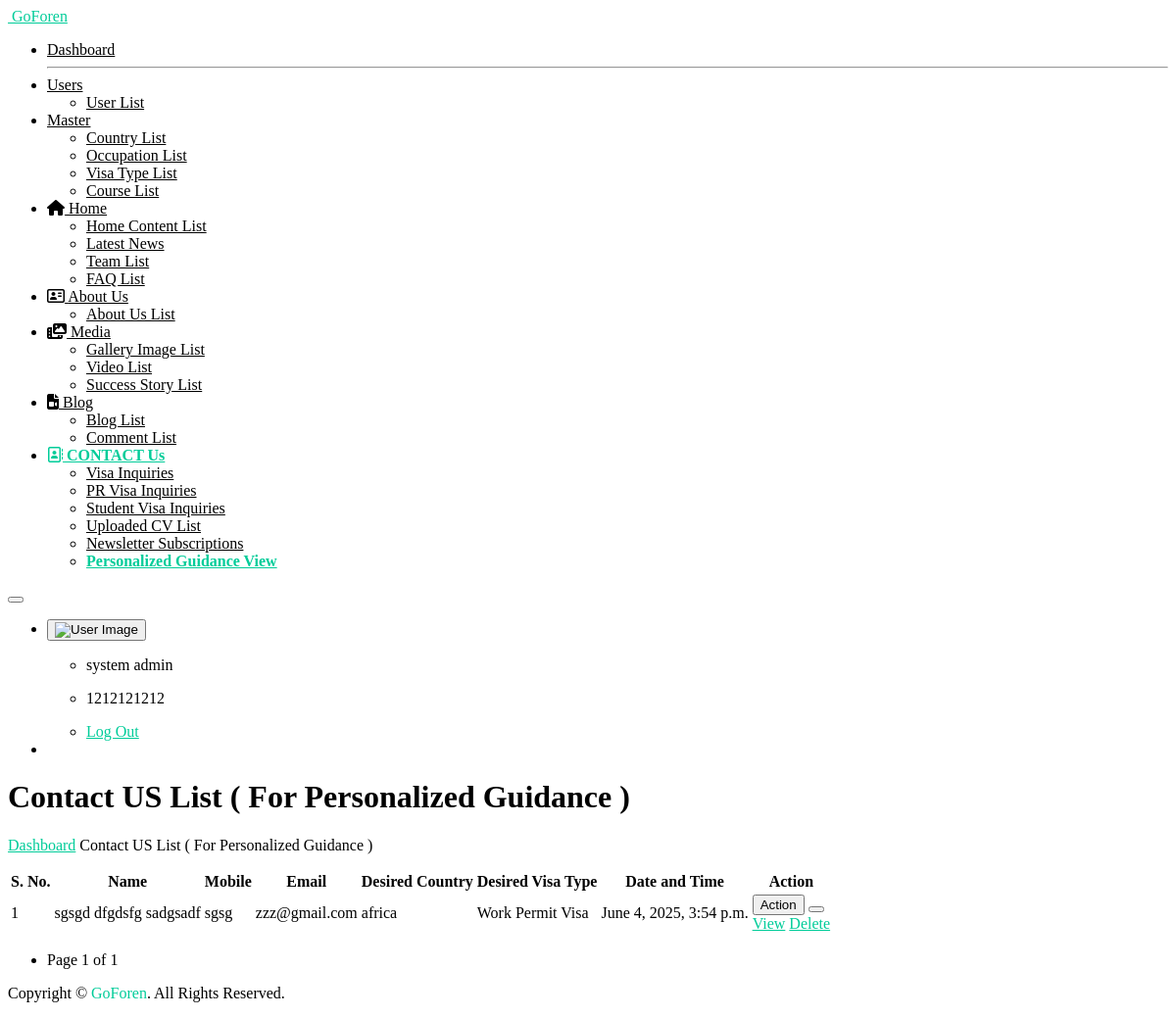
Page /personalized_guidance_view/ (signed in) on the committed database.
### myapp/models.py (models this page shows, shortened)
class PersonalizedGuidance(models.Model):
    first_name = models.CharField(max_length=100)
    last_name = models.CharField(max_length=100)
    phone = models.CharField(max_length=20)
    email = models.EmailField()
    desired_country = models.CharField(max_length=100)
    desired_visa_service = models.CharField(max_length=100)
    submitted_at = models.DateTimeField(auto_now_add=True)

### myapp/views.py (the view)
    def wrapper(request, *args, **kwargs):
        if 'user_id' not in request.session:
            return redirect('open_sign_in_page')
        return view_func(request, *args, **kwargs)

### myapp/views.py (called while the page is built)
def login_required_custom(view_func):
    def wrapper(request, *args, **kwargs):
        if 'user_id' not in request.session:
            return redirect('open_sign_in_page')
        return view_func(request, *args, **kwargs)
    return wrapper

@login_required_custom
def personalized_guidance_view(request):
    personalized_guidance_qs = PersonalizedGuidance.objects.all().order_by('-id')
    paginator = Paginator(personalized_guidance_qs, 10)
    page_number = request.GET.get("page")
    page_obj = paginator.get_page(page_number)
    context = {
        "all_personalized_guidances": page_obj.object_list,
        "page_obj": page_obj,
    }
    return render(request, "personalized_guidance-list.html", context)

### templates/personalized_guidance-list.html (shortened to what this page needs)
{% extends "base.html" %}
{% load static %}
{%  block start %}
			<div class="ec-content-wrapper">
				<div class="content">
					<div class="breadcrumb-wrapper d-flex align-items-center justify-content-between">
						<div>
							<h1>Contact US List ( For Personalized Guidance )</h1>
    							<p class="breadcrumbs"><span><a href="{% url 'dashboard_view' %}">Dashboard</a></span>
								<span></span>Contact US List ( For Personalized Guidance ) </p>
						</div>
					</div>
					<div class="row">
						<div class="col-12">
							<div class="card card-default">
								<div class="card-body">
									<div class="table-responsive">
										<table id="responsive-data-table" class="table">
											<thead>
												<tr>
													<th>S. No.</th>
													<th>Name</th>
													<th>Mobile</th>
													<th>Email</th>
                                                    <th>Desired Country</th>
                                                    <th>Desired Visa Type</th>
                                                    <th>Date and Time</th>
                                                    <th>Action</th>
												</tr>
											</thead>
											<tbody>
                                                {% for i in all_personalized_guidances%}
												<tr>
													<td>{{forloop.counter}}</td>
													<td>{{i.first_name}} {{i.last_name}}</td>
													<td>{{i.phone}}</td>
													<td>{{i.email}}</td>
													<td>{{i.desired_country}}</td>
													<td>{{i.desired_visa_service}}</td>
													<td>{{i.submitted_at}}</td>
													<td>
														<div class="btn-group mb-1">
															<button type="button"
																class="btn btn-outline-success">Action</button>
															<button type="button"
																class="btn btn-outline-success dropdown-toggle dropdown-toggle-split"
																data-bs-toggle="dropdown" aria-haspopup="true"
																aria-expanded="false" data-display="static">
															</button>
															<div class="dropdown-menu">
                                                                <a class="dropdown-item" href="{% url 'personalized_guidance_detail' i.id %}">View</a>
                                                                <a href="javascript:void(0);" class="dropdown-item delete-btn" data-url="{% url 'delete_personalized_guidance' i.id %}">Delete</a>
															</div>
															</div>
													</td>
												</tr>
                                                {% endfor %}
											</tbody>
										</table>
											<div class="pagination justify-content-center mt-3" style="justify-content: left !important;">
    <nav>
        <ul class="pagination">
            <li class="page-item disabled">
                <span class="page-link">
                    Page {{ page_obj.number }} of {{ page_obj.paginator.num_pages }}
                </span>
            </li>
        </ul>
    </nav>
</div>
									</div>
								</div>
							</div>
						</div>
					</div>
				</div>
			</div>
{%  endblock %}

### templates/personalized_guidance-list.html (style rules this page uses)
a { color: #00cc99; }

### rows in the picture
PersonalizedGuidance: first_name "sgsgd dfgdsfg", last_name "sadgsadf", phone "sgsg", email "zzz@gmail.com", desired_country "africa", desired_visa_service "Work Permit Visa", submitted_at "June 4, 2025, 3:54 p.m."

### other values in the picture
{{ request.session.session_username }} "system admin"
{{ request.session.session_mobile }} "1212121212"
{{ page_obj.number }} "1"
{{ page_obj.paginator.num_pages }} "1"
